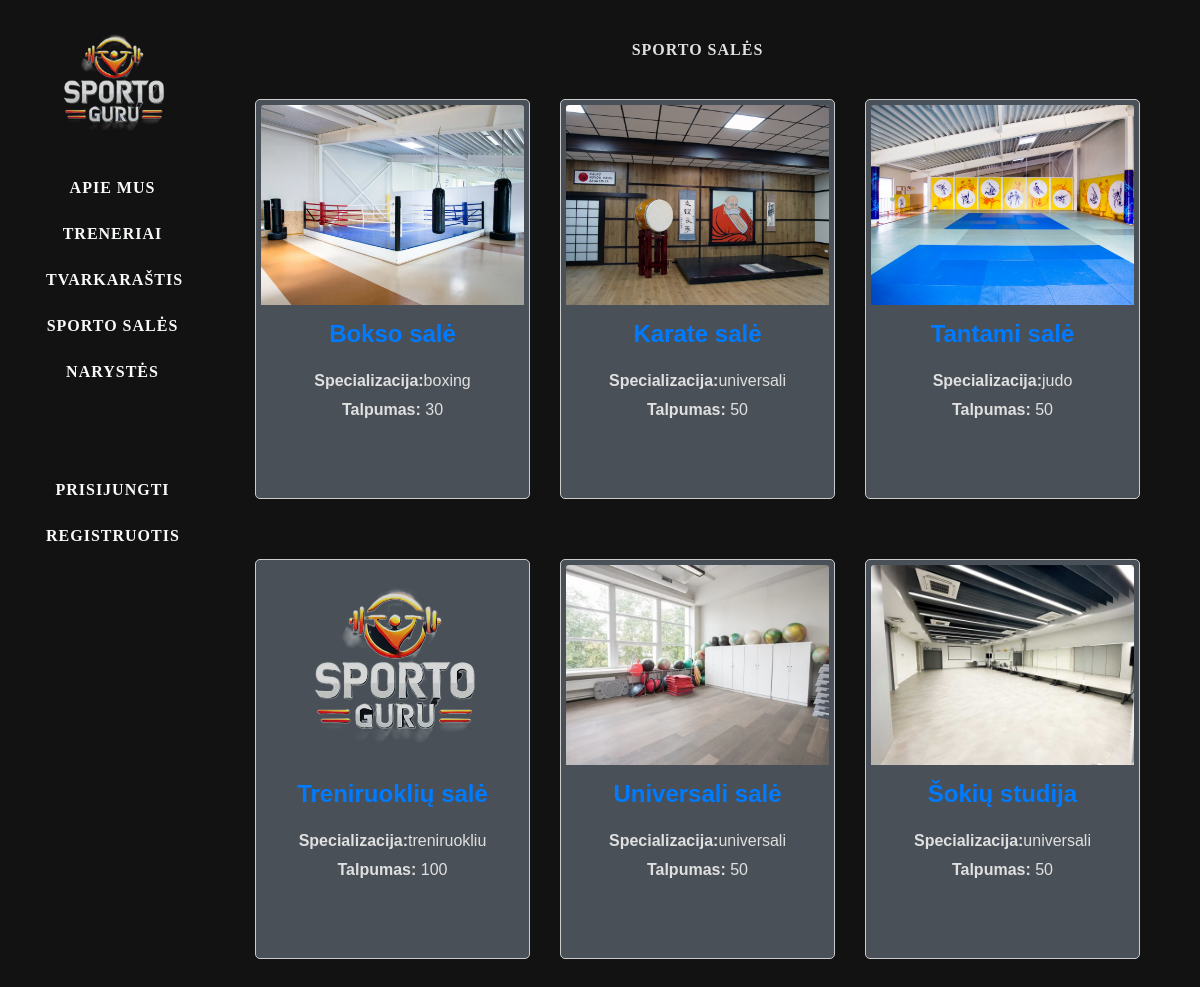
The page /gympro/sporto-sales/ on the database its author committed.
### gympro/models.py (models this page shows, shortened)
class SportHall(models.Model):
    name = models.CharField(max_length=30)
    hall_type = models.CharField(max_length=50, choices=[
        ('judo', 'Judo'),
        ('boxing', 'Boxing'),
        ('treniruokliu', 'Treniruokliu'),
        ('universali', 'Universali')
    ])
    capacity = models.IntegerField()
    photo = models.ImageField(upload_to='sporto_sales_photos/', blank=True, null=True)
    class Meta:
        ordering = ["name"]
        verbose_name = "Sporto salė"
        verbose_name_plural = "Sporto salės"

### gympro/views.py (the view)
# urls.py: path('sporto-sales/', views.sportosales, name='sporto_sales'),
def sportosales(request):
    sales = SportHall.objects.all()
    context = {'sales': sales, }
    return render(request, "sporto_sales.html", context=context)

### gympro/templates/sporto_sales.html
{% extends "base.html" %}
{% block content %}
{% load static %}
<div class="col-sm-10">
    <div class="container sporto-sales">
        <h4>Sporto salės</h4>
        <div class="row">
            {% for sale in sales %}
                <div class="col-md-4">
                    <div class="card-treneriai" style="border: 1px solid #ccc; border-radius: 5px; padding: 5px;">
                        {% if sale.photo %}
                            <img src="{{ sale.photo.url }}" class="card-img-top" alt="sales foto">
                        {% else %}
                            <img src="{% static 'images/logo.png' %}" class="card-img-top" alt="logotipas">
                        {% endif %}
                        <div class="card-body">
                            <h5 class="card-title" style="margin-bottom: 20px;"><a href="{% url 'sporto_sale' sale.id %}">{{ sale.name }}</a></h5>
                            <p class="card-text" style="margin: 5px 0;"><strong>Specializacija:</strong>{{ sale.hall_type }}</p>
                            <p class="card-text"><strong>Talpumas:</strong> {{ sale.capacity }}</p>
                        </div>
                    </div>
                </div>
            {% endfor %}
        </div>
    </div>
</div>
{% endblock %}

### gympro/static/css/styles.css (style rules this page uses)
body { background-color: #121212; color: #e0e0e0; font-family: 'Arial', sans-serif; }
html, body { height: 100%; margin: 0; }
.card-treneriai { background-color: #495057; margin-bottom: 20px; margin-top: 20px; display: flex; flex-direction: column; min-height: 400px; width: 300px; }
.card-title { font-size: 1.5rem; font-weight: bold; margin: 0; }
.card-body { padding: 15px; flex-grow: 1; text-align: center; }
.card-img-top { width: 100%; height: 200px; object-fit: cover; }
.row { margin: 0; padding: 0; display: flex; flex-wrap: wrap; width: 100%; }
.col-md-4 { flex: 1 1 30%; margin-bottom: 20px; display: flex; justify-content: space-between; }
h4 { text-align: center !important; margin-bottom: 20px !important; margin-top: 40px !important; font-family: 'Merriweather', serif !important; font-weight: bold !important; font-size: 16px !important; letter-spacing: 1px !important; text-transform: uppercase !important; }

### rows shown on the page
SportHall: photo (picture), name "Bokso salė", hall_type "boxing", capacity "30"
SportHall: photo (picture), name "Karate salė", hall_type "universali", capacity "50"
SportHall: photo (picture), name "Tantami salė", hall_type "judo", capacity "50"
SportHall: name "Treniruoklių salė", hall_type "treniruokliu", capacity "100"
SportHall: photo (picture), name "Universali salė", hall_type "universali", capacity "50"
SportHall: photo (picture), name "Šokių studija", hall_type "universali", capacity "50"
